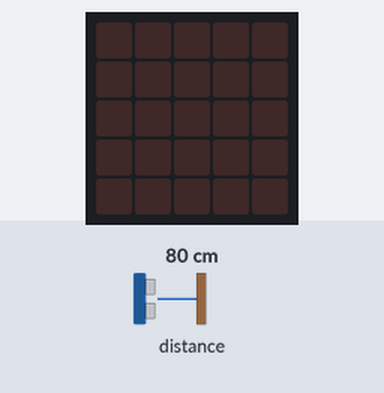
Simulated run of this program. Board: BBC micro:bit (MakeCode). On the bench: the board's 5×5 LED display. Inputs (shaded band) come from the test bench; at power-on: distance to the obstacle 80 cm.

Above: at 1.2 s.
1.3 s: distance to the obstacle set to 9 cm
At 2.5 s:
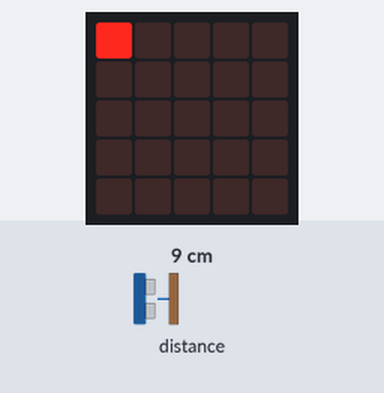
2.8 s: distance to the obstacle set to 2 cm
At 4.1 s:
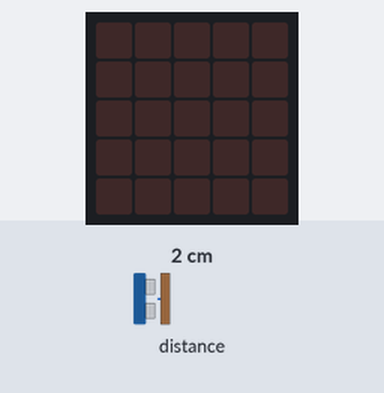
4.4 s: distance to the obstacle set to 18 cm
At 5.1 s:
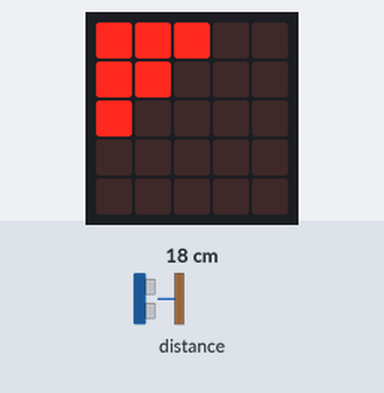
6.1 s: distance to the obstacle set to 35 cm
At 7.1 s:
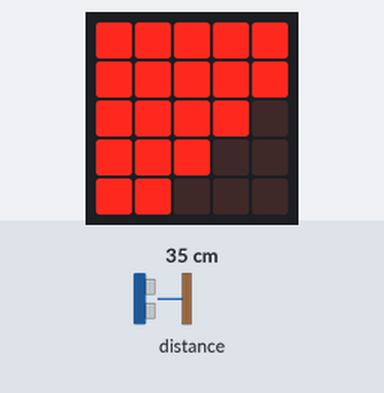
7.8 s: distance to the obstacle set to 12 cm
At 9.2 s:
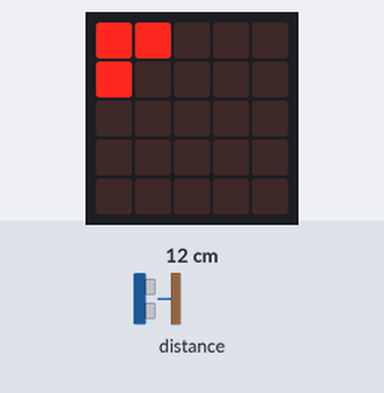
9.5 s: distance to the obstacle set to 23 cm
At 10.0 s:
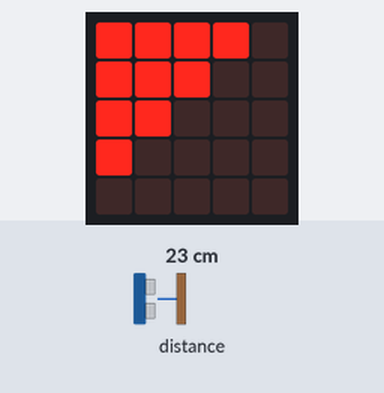
Timing chart, 0 to 12.2 s (numbered marks = the images above; inputs shaded):
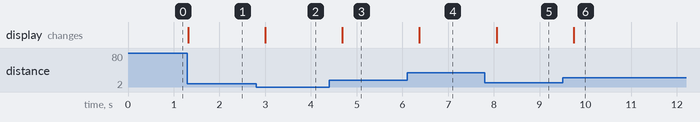

Measured:
- after the input at 1.3 s, the display: changes at once (image 1)
- after the input at 2.8 s, the display: changes after 0.20 s (image 2)
- after the input at 4.4 s, the display: changes after 0.28 s (image 3)
- after the input at 6.1 s, the display: changes after 0.27 s (image 4)
- after the input at 7.8 s, the display: changes after 0.26 s (image 5)
- after the input at 9.5 s, the display: changes after 0.24 s (image 6)

The program:

main.ts
```typescript
let distance = 0
basic.forever(function () {
    distance = sonar.ping(
    DigitalPin.P0,
    DigitalPin.P1,
    PingUnit.Centimeters
    )
    if (distance <= 5) {
        basic.showLeds(`
            . . . . .
            . . . . .
            . . . . .
            . . . . .
            . . . . .
            `)
    } else if (distance <= 10) {
        basic.showLeds(`
            # . . . .
            . . . . .
            . . . . .
            . . . . .
            . . . . .
            `)
    } else if (distance <= 15) {
        basic.showLeds(`
            # # . . .
            # . . . .
            . . . . .
            . . . . .
            . . . . .
            `)
    } else if (distance <= 20) {
        basic.showLeds(`
            # # # . .
            # # . . .
            # . . . .
            . . . . .
            . . . . .
            `)
    } else if (distance <= 25) {
        basic.showLeds(`
            # # # # .
            # # # . .
            # # . . .
            # . . . .
            . . . . .
            `)
    } else if (distance <= 30) {
        basic.showLeds(`
            # # # # #
            # # # # .
            # # # . .
            # # . . .
            # . . . .
            `)
    } else if (distance <= 35) {
        basic.showLeds(`
            # # # # #
            # # # # #
            # # # # .
            # # # . .
            # # . . .
            `)
    } else if (distance <= 40) {
        basic.showLeds(`
            # # # # #
            # # # # #
            # # # # #
            # # # # .
            # # # . .
            `)
    } else if (distance <= 43) {
        basic.showLeds(`
            # # # # #
            # # # # #
            # # # # #
            # # # # #
            # # # # .
            `)
    } else if (distance <= 46) {
        basic.showLeds(`
            # # # # #
            # # # # #
            # # # # #
            # # # # #
            # # # # #
            `)
    } else {

    }
})
```

test.ts
```typescript
// les tests vont ici ; cela ne sera pas compilé si ce paquet est utilisé en tant qu'extension.
```
